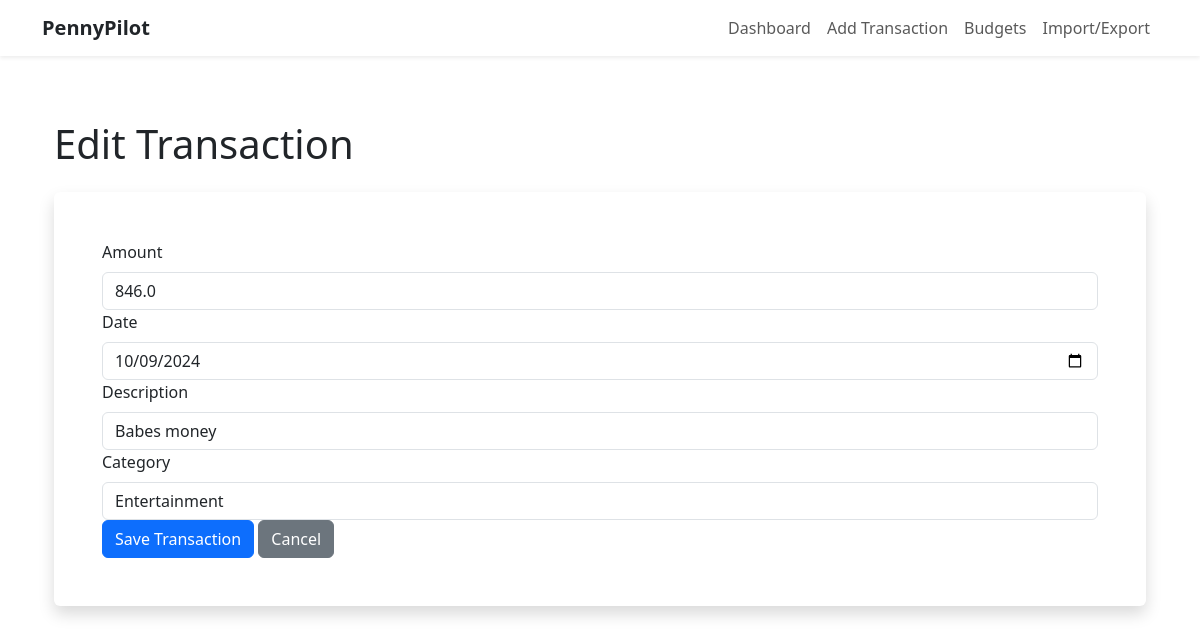
The page /edit/3 on the database its author committed.
### models/models.py (models this page shows, shortened)
class Transaction(db.Model):
    id = db.Column(db.Integer, primary_key=True)
    amount = db.Column(db.Float, nullable=False)
    date = db.Column(db.Date, default=datetime.utcnow)
    description = db.Column(db.String(200))
    category_id = db.Column(db.Integer, db.ForeignKey('category.id'), nullable=False)
    category = db.relationship('Category', backref=db.backref('transactions', lazy=True))

### app.py (the view, shortened to what this page needs)
@app.route('/edit/<int:transaction_id>', methods=['GET', 'POST'])
def edit_transaction(transaction_id):
    transaction = Transaction.query.get_or_404(transaction_id)
    form = TransactionForm(obj=transaction)
    return render_template('edit_transaction.html', form=form, transaction=transaction)

### forms/forms.py (shortened to what this page needs)
class TransactionForm(FlaskForm):
    amount = FloatField('Amount', validators=[DataRequired(), NumberRange(min=0.01)])
    date = DateField('Date', format='%Y-%m-%d', validators=[DataRequired()])
    description = StringField('Description', validators=[Length(max=200)])
    category = SelectField('Category', coerce=int, validators=[DataRequired()])
    is_recurring = BooleanField('Is Recurring')
    frequency = SelectField(
        'Frequency',
        choices=[('', 'Select Frequency'), ('Daily', 'Daily'), ('Weekly', 'Weekly'), ('Monthly', 'Monthly')],
        validators=[Optional()]
    )
    next_date = DateField('Next Date', format='%Y-%m-%d', validators=[Optional()])
    submit = SubmitField('Save Transaction')
    def __init__(self, *args, **kwargs):
        super(TransactionForm, self).__init__(*args, **kwargs)
        self.category.choices = [(c.id, c.name) for c in Category.query.order_by('name')]

### templates/edit_transaction.html (shortened to what this page needs)
{% extends "base.html" %}
{% block content %}
<div class="container mt-5">
    <h1 class="mb-4">Edit Transaction</h1>
    <form method="POST" class="bg-white p-5 rounded shadow">
        <div class="form-group">
            {{ form.amount.label(class="form-label") }}
            {{ form.amount(class="form-control form-control-custom", placeholder="Enter amount") }}
        </div>
        <div class="form-group">
            {{ form.date.label(class="form-label") }}
            {{ form.date(class="form-control") }}
        </div>
        <div class="form-group">
            {{ form.description.label(class="form-label") }}
            {{ form.description(class="form-control", placeholder="Enter description") }}
        </div>
        <div class="form-group">
            {{ form.category.label(class="form-label") }}
            {{ form.category(class="form-control") }}
        </div>
        <button type="submit" class="btn btn-primary btn-custom">{{ form.submit.label.text }}</button>
        <a href="{{ url_for('dashboard') }}" class="btn btn-secondary">Cancel</a>
    </form>
</div>
{% endblock %}

### static/css/styles.css (style rules this page uses)
body { font-family: 'Roboto', sans-serif; background-color: #f5f5f7; color: #333; }
h1, h2, h3, h4, h5, h6 { color: #1c1c1e; }
a { text-decoration: none; }
.btn-primary { background-color: #0071e3; border-color: #0071e3; }
.form-control { border-radius: 8px; border: 1px solid #ccc; }
.btn-custom { border-radius: 50px; padding: 10px 20px; }
.form-control-custom { border-radius: 10px; border: 1px solid #ced4da; }

### rows shown on the page
Transaction: amount "846.0", date "10/09/2024", description "Babes money", category "Entertainment"
